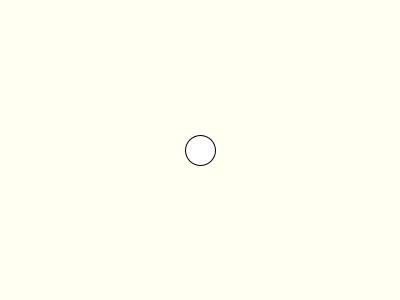
Frame 1 (no input)
Frame 60 (the mouse pressed at the canvas centre just before this capture): identical to frame 1, image omitted
Frame 120 (the mouse held since frame 60 and released just before this capture): identical to frame 1, image omitted

The Processing sketch that drew this single still picture (run headless with seeded random() and noise(); from frame 60 on, the mouse is pressed at the canvas centre):

// Processing sketch: week16_key_control_x_y
// ── week16_key_control_x_y.pde
void setup(){
  size(400,300);
}
int x=200,y=150;
void draw(){
  background(#FFFFF2);
  ellipse(x,y,30,30);
}
void keyPressed(){
  if(key=='a')x-=2;
  if(key=='d')x+=2;
  if(key=='w')y-=2;
  if(key=='s')y+=2;
}
